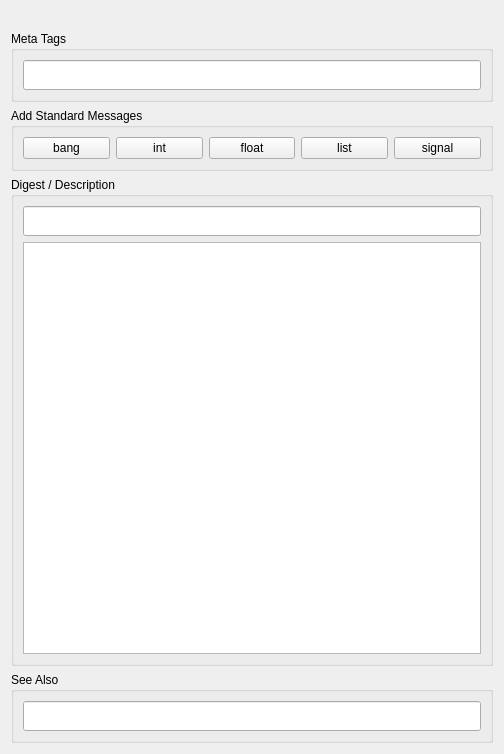
<?xml version="1.0" encoding="UTF-8"?>
<ui version="4.0">
 <class>Page::Patch</class>
 <widget class="QWidget" name="Page::Patch">
  <property name="geometry">
   <rect>
    <x>0</x>
    <y>0</y>
    <width>504</width>
    <height>754</height>
   </rect>
  </property>
  <property name="windowTitle">
   <string>Form</string>
  </property>
  <layout class="QVBoxLayout" name="verticalLayout_4">
   <item>
    <widget class="QLabel" name="keyInfo">
     <property name="text">
      <string/>
     </property>
     <property name="alignment">
      <set>Qt::AlignLeading|Qt::AlignLeft|Qt::AlignVCenter</set>
     </property>
    </widget>
   </item>
   <item>
    <widget class="QGroupBox" name="meetaTagGroup">
     <property name="title">
      <string>Meta Tags</string>
     </property>
     <property name="flat">
      <bool>true</bool>
     </property>
     <layout class="QVBoxLayout" name="verticalLayout_3">
      <item>
       <widget class="QLineEdit" name="metaTagEdit">
        <property name="minimumSize">
         <size>
          <width>0</width>
          <height>30</height>
         </size>
        </property>
       </widget>
      </item>
     </layout>
    </widget>
   </item>
   <item>
    <widget class="QGroupBox" name="messageGroup">
     <property name="title">
      <string>Add Standard Messages</string>
     </property>
     <property name="flat">
      <bool>true</bool>
     </property>
     <layout class="QHBoxLayout" name="horizontalLayout">
      <item>
       <widget class="QPushButton" name="messageBangButton">
        <property name="text">
         <string>bang</string>
        </property>
       </widget>
      </item>
      <item>
       <widget class="QPushButton" name="messageIntButton">
        <property name="text">
         <string>int</string>
        </property>
       </widget>
      </item>
      <item>
       <widget class="QPushButton" name="messageFloatButton">
        <property name="text">
         <string>float</string>
        </property>
       </widget>
      </item>
      <item>
       <widget class="QPushButton" name="messageListButton">
        <property name="text">
         <string>list</string>
        </property>
       </widget>
      </item>
      <item>
       <widget class="QPushButton" name="messageSignalButton">
        <property name="text">
         <string>signal</string>
        </property>
       </widget>
      </item>
     </layout>
    </widget>
   </item>
   <item>
    <widget class="QGroupBox" name="digestGroup">
     <property name="title">
      <string>Digest / Description</string>
     </property>
     <property name="flat">
      <bool>true</bool>
     </property>
     <layout class="QVBoxLayout" name="verticalLayout">
      <item>
       <widget class="QLineEdit" name="digestEdit">
        <property name="minimumSize">
         <size>
          <width>0</width>
          <height>30</height>
         </size>
        </property>
       </widget>
      </item>
      <item>
       <widget class="QPlainTextEdit" name="descrptionEdit"/>
      </item>
     </layout>
    </widget>
   </item>
   <item>
    <widget class="QGroupBox" name="seeAlsoGroup">
     <property name="title">
      <string>See Also</string>
     </property>
     <property name="flat">
      <bool>true</bool>
     </property>
     <layout class="QVBoxLayout" name="verticalLayout_2">
      <item>
       <widget class="QLineEdit" name="seeAlsoEdit">
        <property name="minimumSize">
         <size>
          <width>0</width>
          <height>30</height>
         </size>
        </property>
       </widget>
      </item>
     </layout>
    </widget>
   </item>
  </layout>
 </widget>
 <resources/>
 <connections/>
</ui>
